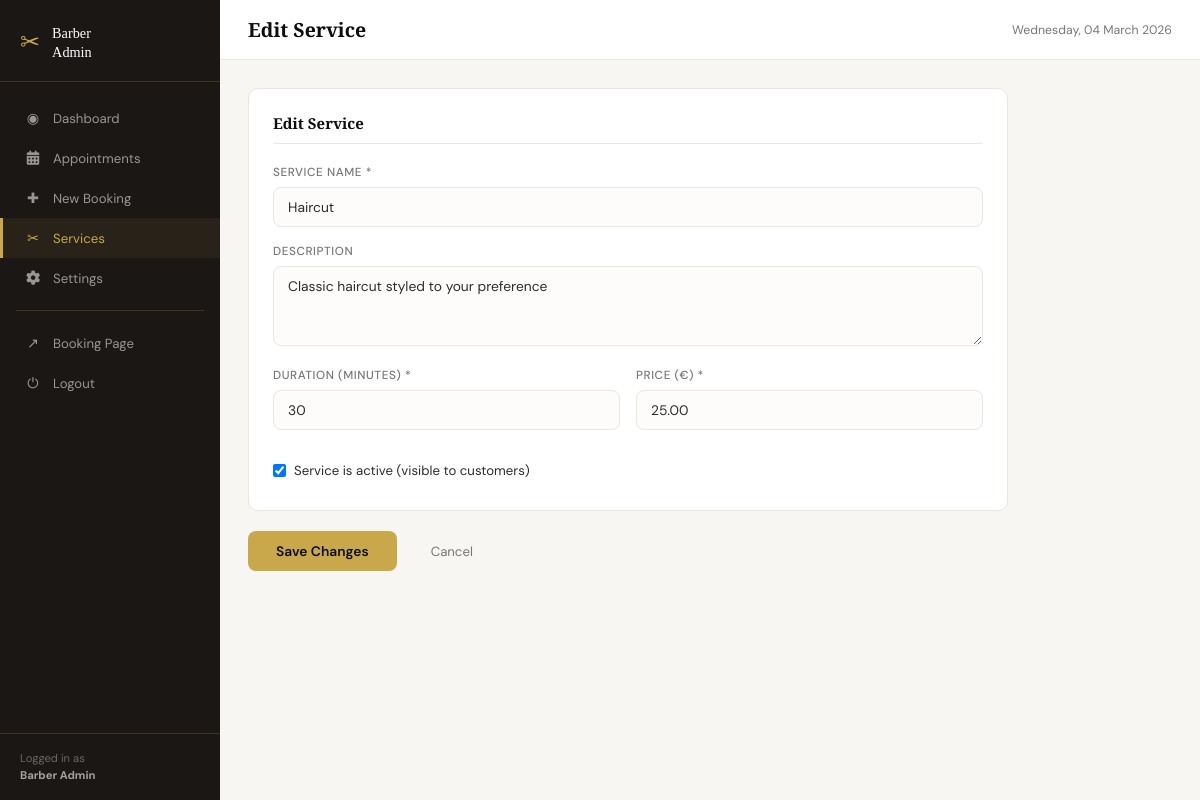
The page /index.php?page=services&action=edit&id=1 (signed in) on the database its author committed.
### tables this page shows
CREATE TABLE IF NOT EXISTS services (
    id INT AUTO_INCREMENT PRIMARY KEY,
    name VARCHAR(100) NOT NULL,
    description TEXT,
    duration INT NOT NULL COMMENT 'Duration in minutes',
    price DECIMAL(10,2) NOT NULL,
    active TINYINT(1) DEFAULT 1,
    created_at TIMESTAMP DEFAULT CURRENT_TIMESTAMP
);

### app/controllers/ServiceController.php (called while the page is built, shortened)
<?php
require_once __DIR__ . '/../models/Service.php';
class ServiceController {
    private $serviceModel;
    public function __construct() {
        $this->serviceModel = new Service();
    }
    public function edit() {
        $id = (int)($_GET['id'] ?? 0);
        $service = $this->serviceModel->getById($id);
        require __DIR__ . '/../views/admin/service_form.php';
    }
}

### app/config/database.php (called while the page is built, shortened)
<?php
class Database {
    private static $instance = null;
    private $pdo;
    private function __construct() {
        $dsn = "mysql:host=" . DB_HOST . ";dbname=" . DB_NAME . ";charset=" . DB_CHARSET;
        $options = [
            PDO::ATTR_ERRMODE            => PDO::ERRMODE_EXCEPTION,
            PDO::ATTR_DEFAULT_FETCH_MODE => PDO::FETCH_ASSOC,
            PDO::ATTR_EMULATE_PREPARES   => false,
        ];
        try {
            $this->pdo = new PDO($dsn, DB_USER, DB_PASS, $options);
        } catch (PDOException $e) {
            die(json_encode(['error' => 'Database connection failed: ' . $e->getMessage()]));
        }
    }
    public static function getInstance() {
        if (self::$instance === null) {
            self::$instance = new self();
        }
        return self::$instance;
    }
    public function getConnection() {
        return $this->pdo;
    }
}

### app/models/Service.php (called while the page is built, shortened)
<?php
require_once __DIR__ . '/../config/database.php';
class Service {
    private $db;
    public function __construct() {
        $this->db = Database::getInstance()->getConnection();
    }
    public function getById($id) {
        $stmt = $this->db->prepare("SELECT * FROM services WHERE id = ?");
        $stmt->execute([$id]);
        return $stmt->fetch();
    }
}

### app/views/admin/service_form.php (the view, shortened to what this page needs)
<?php
$isEdit = !empty($service);
require __DIR__ . '/../layouts/admin_header.php';
$action = $isEdit
    ? BASE_URL . '/index.php?page=services&action=edit&id=' . $service['id']
    : BASE_URL . '/index.php?page=services&action=create';
?>
<div class="form-wrap">
<form action="<?= $action ?>" method="POST" class="admin-form">
    <div class="form-section">
        <h3><?= $isEdit ? 'Edit' : 'New' ?> Service</h3>
        <div class="input-group">
            <label>Service Name *</label>
            <input type="text" name="name" value="<?= htmlspecialchars($service['name'] ?? '') ?>" placeholder="e.g. Haircut" required>
        </div>
        <div class="input-group">
            <label>Description</label>
            <textarea name="description" rows="2" placeholder="Brief description of the service..."><?= htmlspecialchars($service['description'] ?? '') ?></textarea>
        </div>
        <div class="input-row-2">
            <div class="input-group">
                <label>Duration (minutes) *</label>
                <input type="number" name="duration" value="<?= $service['duration'] ?? 30 ?>" min="5" step="5" required>
            </div>
            <div class="input-group">
                <label>Price (€) *</label>
                <input type="number" name="price" value="<?= $service['price'] ?? '' ?>" min="0" step="0.50" placeholder="25.00" required>
            </div>
        </div>
        <?php if ($isEdit): ?>
        <div class="input-group">
            <label class="checkbox-label">
                <input type="checkbox" name="active" <?= ($service['active'] ?? 1) ? 'checked' : '' ?>>
                Service is active (visible to customers)
            </label>
        </div>
        <?php endif; ?>
    </div>
    <div class="form-actions">
        <button type="submit" class="btn-primary"><?= $isEdit ? 'Save Changes' : '✚ Create Service' ?></button>
        <a href="<?= BASE_URL ?>/index.php?page=services" class="btn-cancel">Cancel</a>
    </div>
</form>
</div>
<?php require __DIR__ . '/../layouts/admin_footer.php'; ?>

### public/css/admin.css (style rules this page uses)
:root { --sidebar-w: 220px; --black: #0d0d0d; --dark: #1a1714; --dark2: #232020; --gold: #c9a84c; --gold-lt: #e8c96e; --cream: #f8f6f2; --white: #ffffff; --text: #2d2d2d; --text-muted:#777; --border: #eae6e0; --border-dark: rgba(201,168,76,0.2); --red: #e53935; --green: #2e7d32; --blue: #1565c0; --amber: #e65100; --radius: 10px; }
*, *::before, *::after { box-sizing: border-box; margin: 0; padding: 0; }
html { font-size: 15px; }
body { font-family: 'DM Sans', sans-serif; color: var(--text); background: var(--cream); }
.admin-body { background: var(--cream); }
.form-wrap { max-width: 760px; }
.admin-form .form-section { background: var(--white); border: 1px solid var(--border); border-radius: var(--radius); padding: 24px; margin-bottom: 20px; }
.admin-form .form-section h3 { font-family: 'Playfair Display', serif; font-size: 1rem; font-weight: 700; color: var(--black); margin-bottom: 20px; padding-bottom: 10px; border-bottom: 1px solid var(--border); }
.input-row-2 { display: grid; grid-template-columns: 1fr 1fr; gap: 16px; margin-bottom: 16px; }
.input-group { margin-bottom: 16px; }
.input-group:last-child { margin-bottom: 0; }
label { display: block; font-size: 0.78rem; font-weight: 500; letter-spacing: 0.05em; text-transform: uppercase; color: var(--text-muted); margin-bottom: 7px; }
input[type="text"], input[type="email"], input[type="tel"], input[type="password"], input[type="number"], input[type="date"], input[type="time"], textarea, select { width: 100%; padding: 10px 14px; border: 1.5px solid var(--border); border-radius: 8px; font-family: 'DM Sans', sans-serif; font-size: 0.92rem; color: var(--text); background: #fdfcfa; outline: none; transition: border-color 0.2s; }
textarea { resize: vertical; min-height: 80px; }
.checkbox-label { display: flex; align-items: center; gap: 8px; text-transform: none; letter-spacing: 0; font-size: 0.88rem; color: var(--text); cursor: pointer; font-weight: 400; }
.checkbox-label input { width: auto; }
.form-actions { display: flex; gap: 12px; align-items: center; margin-top: 4px; }
.btn-primary { padding: 11px 28px; background: var(--gold); color: var(--black); font-family: 'DM Sans', sans-serif; font-size: 0.92rem; font-weight: 600; border: none; border-radius: 8px; cursor: pointer; text-decoration: none; transition: background 0.18s; }
.btn-cancel { padding: 10px 22px; color: var(--text-muted); font-size: 0.88rem; text-decoration: none; border-radius: 8px; transition: color 0.15s; }

### rows shown on the page
services: name "Haircut", description "Classic haircut styled to your preference", duration "30", price "25.00", active "☑"

### other values the page prints
$_SESSION['admin_name'] "Barber Admin"
$pageTitle "Edit Service"
